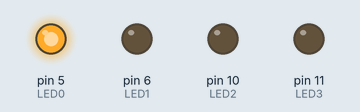
Simulated run of this sketch. Board: Arduino Uno, built with avr-gcc and run on an emulated ATmega328P. Parts: output pins drawn as LEDs (lit = HIGH). What the sketch prints to the serial monitor is not drawn.

Above: at 0.1 s.
Timing chart, 0 to 2.0 s (numbered marks = the images above):
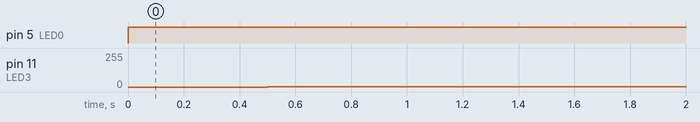

The sketch:

step2.ino
```cpp
//sample program :Blink LED0,LED2
#include "enpitshield.h"

//LED lamps port number
#define LED0 5
#define LED2 10
#define LED0_ON HIGH
#define LED_OFF LOW

void setup(){
  Serial.begin(9600);
  //ピンモードの初期設定
  pinMode(LED0, OUTPUT);
  pinMode(LED1, OUTPUT);
  pinMode(LED2, OUTPUT);
  pinMode(LED3, OUTPUT);
}

void loop() {

  int light, repeat,count=0;

  //for (light = 0; light <= 10; light++) {
    for (repeat = 0; repeat < 50; repeat++) {
      digitalWrite(LED0,LED_ON);
      delay(500);
      analogWrite(LED3,250*0.01);
      delay(125);
      count++;
      if(count==10){
        Serial.println(LED3,DEC);
        count=0;
      }
    }
  //}
  return;
}
```

enpitshield.h
```cpp
//ヘッダーファイルPin assignment of enpit2 shield

//LED lamps
#define LED0 5
#define LED1 6
#define LED2 10
#define LED3 11

//switch
#define SW4 8
#define SW3 9
#define SW2 12
#define SW1 13

//switch 押すとHIGH
#define SWpush0 0
#define SWpush1 1

//ON,OFF
#define LED_ON HIGH
#define LED_OFF LOW
```

Measured:
- by itself, pin 5 (LED0): LOW → HIGH at 0.00 s
- by itself, pin 11 (LED3): 0/255 → 2/255 at 0.50 s
